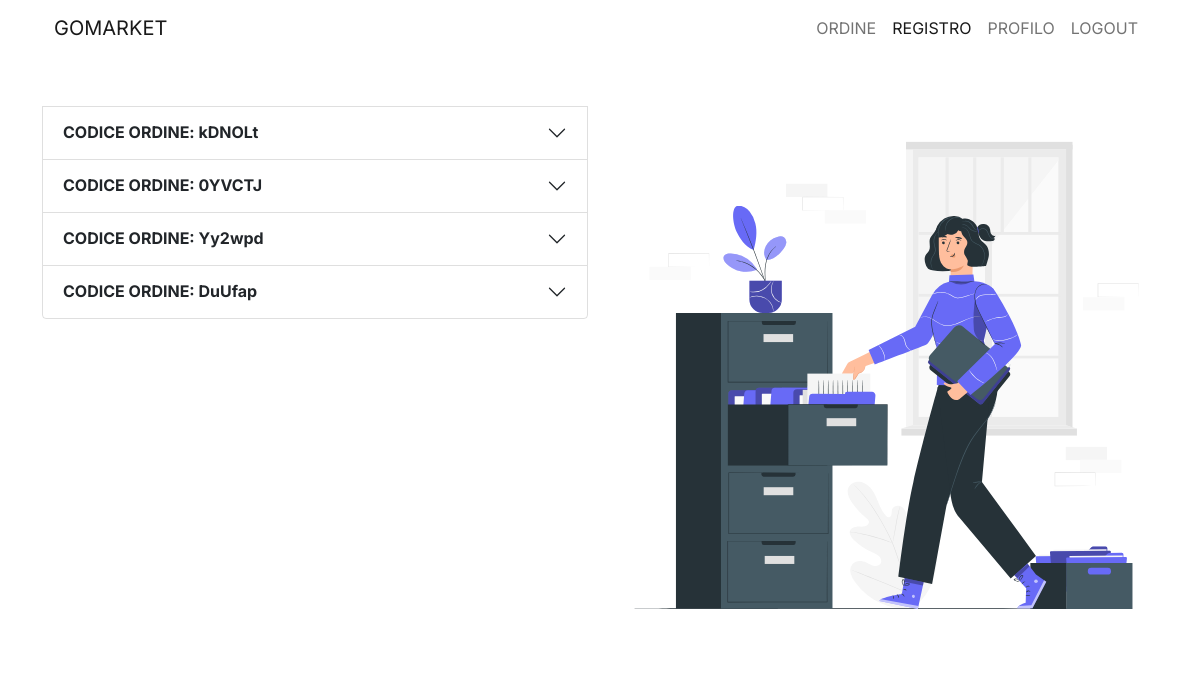
Page /page/cliente/registro.php (signed in) on the committed database.
### tables this page shows
CREATE TABLE `ordine` (
  `ID` int(3) NOT NULL,
  `codice_ordine` varchar(255) NOT NULL,
  `stato_ordine` int(1) NOT NULL,
  `totale_ordine` float NOT NULL,
  `data_ordine` date NOT NULL,
  `fk_id_utente` int(3) NOT NULL
);

### method/funzioni.php (called while the page is built, shortened)
<?php
    function connessione($sql, $base) {
		$conn = mysqli_connect("localhost", "root", "", $base);
		$resultset = $conn->query($sql);
		$righe = mysqli_fetch_all($resultset, MYSQLI_ASSOC);
		return $righe;
	}
?>

### page/cliente/registro.php (the view, shortened to what this page needs)
<?php
    include("../../method/funzioni.php");
    if(!isset($_SESSION["NOME"])) {
        $nav = "
            <nav class='navbar sticky-top navbar-expand-lg navbar-light bg-white'>
                <div class='container-fluid'>
                <a class='navbar-brand' href='../../index.php'>GOMARKET</a>
                <button class='navbar-toggler' type='button' data-bs-toggle='collapse' data-bs-target='#navbarNav' aria-controls='navbarNav' aria-expanded='false' aria-label='Toggle navigation'>
                    <span class='navbar-toggler-icon'></span>
                </button>
                <div class='collapse navbar-collapse justify-content-end' id='navbarNav'>
                    <ul class='navbar-nav'>
                    <li class='nav-item'>
                        <a class='nav-link' href='../registrazione.php'>REGISTRATI</a>
                    </li>
                    <li class='nav-item'>
                        <a class='nav-link' href='../login.php'>ACCEDI</a>
                    </li>
                    </ul>
                </div>
                </div>
            </nav>
        ";
        $body = "
            <div class='container'>
                <div class='container row'>
                <div class='col-2'></div>
                <div class='col-8 first-item'>
                    <img src='../../assets/04.svg' class='img-fluid mx-auto d-block'>
                    </div>
                </div>
            </div>
        ";
    }else {
        $sql = "SELECT * FROM ordine o WHERE o.fk_id_utente = {$_SESSION["ID_CLIENTE"]} ORDER BY o.data_ordine DESC";
        $risultato = connessione($sql, "gomarket");
        if(empty($risultato)) {
            $flag = "
                <div class='container row'>
                    <div class='col-6 align-self-center'>
                        <img src='../../assets/07.svg' class='img-fluid mx-auto d-block'>
                    </div>
                    <div class='col-1 align-self-center'></div>
                    <div class='col-5 align-self-center'>
                        <div class='alert alert-warning' role='alert'>
                            Non sono ancora presenti ordini...creane uno
                            cliccando <a href='./nordine.php'>qui</a>
                        </div>
                    </div>
                </div>
            ";
        }else {
            $flag = "<div class='accordion' id='accordionExample'>";
            foreach($risultato as $riga) {
                if($riga["stato_ordine"] == 0) { $stato_ordine = array("text-warning", "IN ATTESA", ""); }
                else if($riga["stato_ordine"] == 1) { $stato_ordine = array("text-secondary", "PRONTO PER LA SPEDIZIONE", ""); }
                else if($riga["stato_ordine"] == 2) { $stato_ordine = array("text-primary", "IN CONSEGNA", "disabled"); }
                else { $stato_ordine = array("text-success", "CONSEGNATO", "disabled"); }
                $flag .= "
                            <a type='button' class='btn btn-outline-danger' href='../../method/delordine.php?id={$riga["ID"]}'>ELIMINA ORDINE</a>
                <div class='accordion-item'>
                    <h2 class='accordion-header' id='heading{$riga["ID"]}'>
                    <button class='accordion-button collapsed' type='button' data-bs-toggle='collapse' data-bs-target='#collapse{$riga["ID"]}' aria-expanded='false' aria-controls='collapse{$riga["ID"]}'>
                        <strong>CODICE ORDINE: {$riga["codice_ordine"]}</strong>
                    </button>
                    </h2>
                    <div id='collapse{$riga["ID"]}' class='accordion-collapse collapse' aria-labelledby='heading{$riga["ID"]}' data-bs-parent='#accordionExample'>
                                <p><strong>ID ORDINE: </strong>{$riga["ID"]}</p>
                                <p><strong>CODICE ORDINE: </strong>{$riga["codice_ordine"]}</p>
                                <p><strong>DATA ORDINE: </strong>{$riga["data_ordine"]}</p>
                                <p><strong>STATO ORDINE: </strong><span class='{$stato_ordine[0]}'>{$stato_ordine[1]}<span></p>
                                <p><strong>TOTALE ORDINE: {$riga["totale_ordine"]} €</strong></p>
                                <a class='btn btn-outline-danger {$stato_ordine[2]}' data-bs-toggle='modal' data-bs-target='#deleteModal' type='button'>CANCELLA ORDINE</a>
                                <a href='./detordine.php?id={$riga["ID"]}' class='btn btn-outline-primary' type='button'>DETTAGLI</a>
                    </div>
                </div>
                ";
            }
            $flag .= "</div>";
        }
        $nav = "
            <nav class='navbar sticky-top navbar-expand-lg navbar-light bg-white'>
                <div class='container-fluid'>
                <a class='navbar-brand' href='../../index.php'>GOMARKET</a>
                <button class='navbar-toggler' type='button' data-bs-toggle='collapse' data-bs-target='#navbarNav' aria-controls='navbarNav' aria-expanded='false' aria-label='Toggle navigation'>
                    <span class='navbar-toggler-icon'></span>
                </button>
                <div class='collapse navbar-collapse justify-content-end' id='navbarNav'>
                    <ul class='navbar-nav'>
                    <li class='nav-item'>
                        <a class='nav-link' href='./nordine.php'>ORDINE</a>
                    </li>
                    <li class='nav-item'>
                        <a class='nav-link active' href='./registro.php'>REGISTRO</a>
                    </li>
                    <li class='nav-item'>
                        <a class='nav-link' href='../profilo.php'>PROFILO</a>
                    </li>
                    <li class='nav-item'>
                        <a class='nav-link' href='../../method/logout.php'>LOGOUT</a>
                    </li>
                    </ul>
                </div>
                </div>
            </nav>
        ";
        $body = "
            <div class='row first-item'>
                <div class='col-md-6'>
                    {$flag}
                </div>
                <div class='col-md-6'>
                    <img src='../../assets/25.svg' class='img-fluid mx-auto d-block'>
                </div>
            </div>
        ";
    }
    $html = "
        <html>
            <head>
            <meta charset='utf-8'>
            <meta name='viewport' content='width=device-width, initial-scale=1'>
            <link href='https://cdn.jsdelivr.net/npm/bootstrap@5.0.0-beta1/dist/css/bootstrap.min.css' rel='stylesheet'>
            <link rel='preconnect' href='https://fonts.gstatic.com'>
            <link href='https://fonts.googleapis.com/css2?family=Inter:wght@500&display=swap' rel='stylesheet'>
            <link rel='stylesheet' href='../../style/style.css'>
            <title>GoMarket</title>
            </head>
            <body>
                <div class='container-lg'>
                    {$nav}
                    {$body}
                </div>
                <script src='https://cdn.jsdelivr.net/npm/bootstrap@5.0.0-beta2/dist/js/bootstrap.bundle.min.js'></script>
            </body>
        </html>
    ";
    print_r($html);
?>

### style/style.css (style rules this page uses)
body { font-family: 'Inter', sans-serif; }
.first-item { padding-top: 50px; }

### rows in the picture
ordine: codice_ordine "kDNOLt"
ordine: codice_ordine "0YVCTJ"
ordine: codice_ordine "Yy2wpd"
ordine: codice_ordine "DuUfap"
